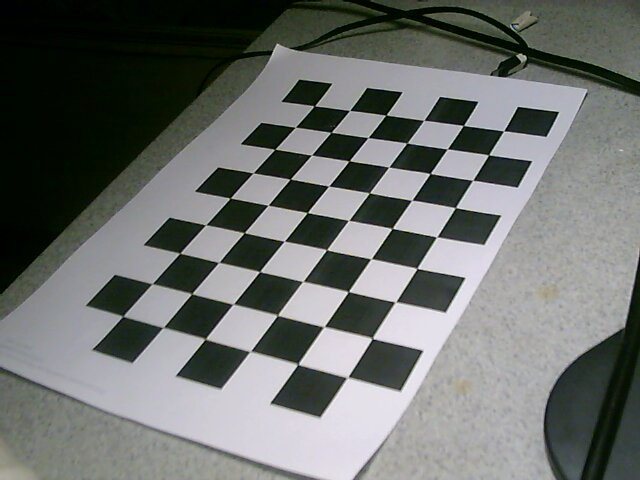
#> input picture src/2014-02-24-225333.jpg, 640 x 480 px; its folder holds 5 pictures in this run
$ python new_calibrate.py   (Python 2 division)
#> lines starting #> are read from the running program, lines starting #| are printed output that depends on the picture
#!/usr/bin/env python

import numpy as np
import cv2
import os
import sys, getopt
from glob import glob

img_set = '2*.jpg'
img_names = glob(img_set)

chessboard_size = (9, 6)
pattern_points = np.zeros( (np.prod(chessboard_size), 3), np.float32 )
pattern_points[:,:2] = np.indices(chessboard_size).T.reshape(-1, 2)

obj_points = []
img_points = []
h, w = 0, 0
for name in img_names:
    print 'Detecting chessboard on %s...' % name,
    img = cv2.imread(name, 0)
#> img: shape (480, 640); min 0, max 253, mean 110.1
    h, w = img.shape[:2]
#> h = 480; w = 640
    found, corners = cv2.findChessboardCorners(img, chessboard_size)
#> found = True; corners = 54 rows, first 8: [503.6, 131], [488.6, 154.9], [472.7, 180.3], [455.4, 207.6], [436.5, 237.3], [417.1, 268.4], [395.2, 302.3], [372.3, 338.4]
    if found:
        term = ( cv2.TERM_CRITERIA_EPS + cv2.TERM_CRITERIA_COUNT, 30, 0.1 )
        cv2.cornerSubPix(img, corners, (5, 5), (-1, -1), term)
        vis = cv2.cvtColor(img, cv2.COLOR_GRAY2BGR)
        cv2.drawChessboardCorners(vis, chessboard_size, corners, found)
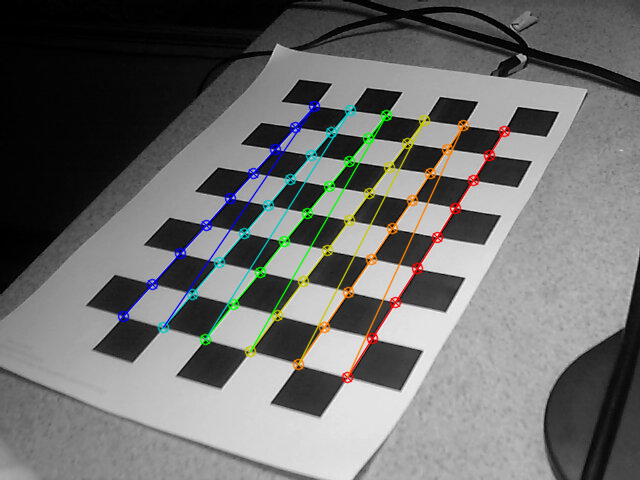
#> vis: shape (480, 640, 3); mean B, G, R 109.2, 110.4, 109.9
        cv2.imshow('Corners', vis)
        cv2.imwrite('proc_'+name,vis)
        cv2.waitKey(200)
    if not found:
        print 'chessboard not found'
        continue
    img_points.append(corners.reshape(-1, 2))
    obj_points.append(pattern_points)

    print 'ok'
#> pass 2 of the loop `for name in img_names:`:
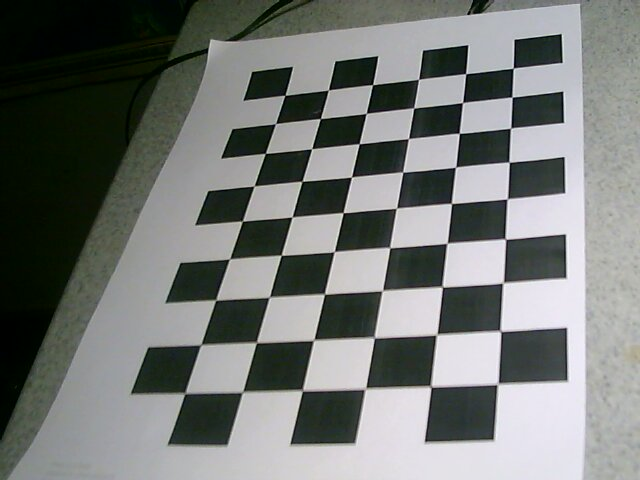
#> input picture src/2014-02-24-225344.jpg, 640 x 480 px
#> corners = 54 rows, first 8: [513.2, 68.19], [512.1, 97.2], [510.6, 128.2], [509.1, 162.2], [507.1, 199.1], [505.5, 239.2], [502.5, 283.3], [500.3, 330.9]
#> `cv2.drawChessboardCorners(vis, chessboard_size, corners, found)`:
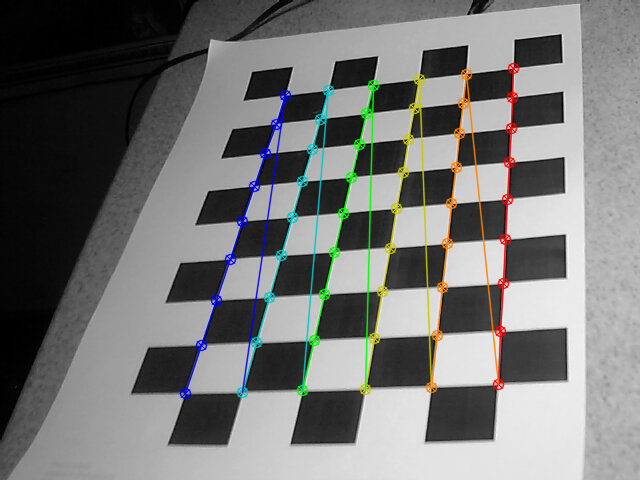
#> vis: shape (480, 640, 3); mean B, G, R 117.2, 118.6, 118
#> pass 3 of the loop `for name in img_names:`:
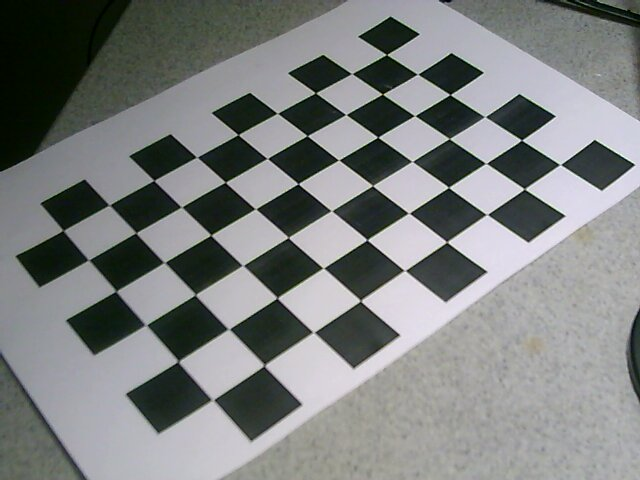
#> input picture src/2014-02-24-225401.jpg, 640 x 480 px
#> corners = 54 rows, first 8: [560.4, 164.6], [524.5, 189], [487, 214.5], [447, 242.1], [404.6, 270.6], [360.5, 300.9], [313.5, 332.5], [264.4, 365.7]
#> `cv2.drawChessboardCorners(vis, chessboard_size, corners, found)`:
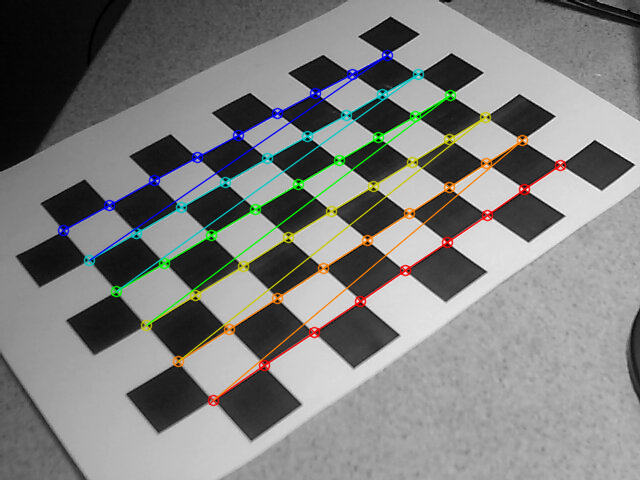
#> vis: shape (480, 640, 3); mean B, G, R 125.4, 127, 126.3
#> the loop made 4 passes; the first 3 are shown

#> (the run stopped early here; a loop or call above may not have finished)
